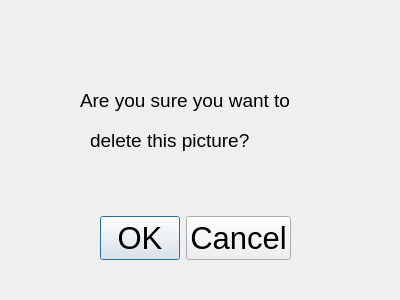
<?xml version="1.0" encoding="UTF-8"?>
<ui version="4.0">
 <class>Remove_Pic_Dialog</class>
 <widget class="QDialog" name="Remove_Pic_Dialog">
  <property name="geometry">
   <rect>
    <x>0</x>
    <y>0</y>
    <width>400</width>
    <height>300</height>
   </rect>
  </property>
  <property name="windowTitle">
   <string>Dialog</string>
  </property>
  <widget class="QDialogButtonBox" name="buttonBox">
   <property name="geometry">
    <rect>
     <x>20</x>
     <y>193</y>
     <width>351</width>
     <height>91</height>
    </rect>
   </property>
   <property name="baseSize">
    <size>
     <width>0</width>
     <height>0</height>
    </size>
   </property>
   <property name="font">
    <font>
     <pointsize>23</pointsize>
    </font>
   </property>
   <property name="toolTip">
    <string>&lt;html&gt;&lt;head/&gt;&lt;body&gt;&lt;p&gt;OK&lt;/p&gt;&lt;/body&gt;&lt;/html&gt;</string>
   </property>
   <property name="whatsThis">
    <string>&lt;html&gt;&lt;head/&gt;&lt;body&gt;&lt;p&gt;OK&lt;/p&gt;&lt;/body&gt;&lt;/html&gt;</string>
   </property>
   <property name="orientation">
    <enum>Qt::Horizontal</enum>
   </property>
   <property name="standardButtons">
    <set>QDialogButtonBox::Cancel|QDialogButtonBox::Ok</set>
   </property>
   <property name="centerButtons">
    <bool>true</bool>
   </property>
  </widget>
  <widget class="QLabel" name="label">
   <property name="geometry">
    <rect>
     <x>80</x>
     <y>90</y>
     <width>421</width>
     <height>21</height>
    </rect>
   </property>
   <property name="font">
    <font>
     <pointsize>14</pointsize>
    </font>
   </property>
   <property name="text">
    <string>Are you sure you want to</string>
   </property>
  </widget>
  <widget class="QLabel" name="label_2">
   <property name="geometry">
    <rect>
     <x>90</x>
     <y>130</y>
     <width>421</width>
     <height>21</height>
    </rect>
   </property>
   <property name="font">
    <font>
     <pointsize>14</pointsize>
    </font>
   </property>
   <property name="text">
    <string>delete this picture?</string>
   </property>
  </widget>
 </widget>
 <resources/>
 <connections>
  <connection>
   <sender>buttonBox</sender>
   <signal>accepted()</signal>
   <receiver>Remove_Pic_Dialog</receiver>
   <slot>accept()</slot>
   <hints>
    <hint type="sourcelabel">
     <x>248</x>
     <y>254</y>
    </hint>
    <hint type="destinationlabel">
     <x>157</x>
     <y>274</y>
    </hint>
   </hints>
  </connection>
  <connection>
   <sender>buttonBox</sender>
   <signal>rejected()</signal>
   <receiver>Remove_Pic_Dialog</receiver>
   <slot>reject()</slot>
   <hints>
    <hint type="sourcelabel">
     <x>316</x>
     <y>260</y>
    </hint>
    <hint type="destinationlabel">
     <x>286</x>
     <y>274</y>
    </hint>
   </hints>
  </connection>
 </connections>
</ui>
